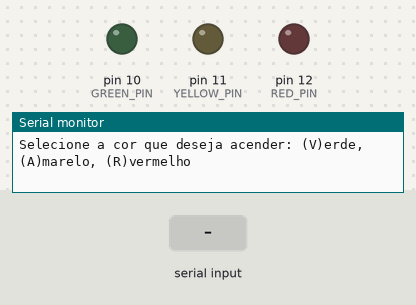
Recording of a program running on a simulated Arduino Uno, built with avr-gcc and run on an emulated ATmega328P. Parts: output pins drawn as LEDs (lit = HIGH), the last lines printed to the serial monitor. Inputs (shaded band) come from the test bench.

Above: at 1.2 s.
1.3 s: "v" received over Serial
At 1.6 s:
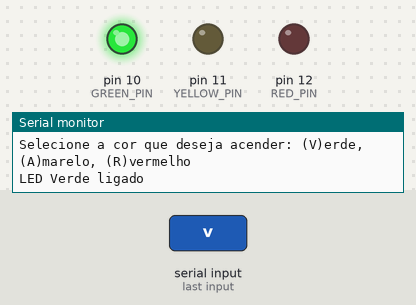
2.8 s: "a" received over Serial
At 5.1 s:
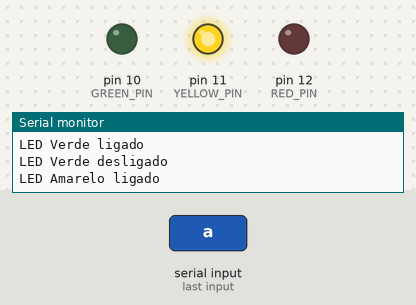
5.8 s: "r" received over Serial
At 8.5 s:
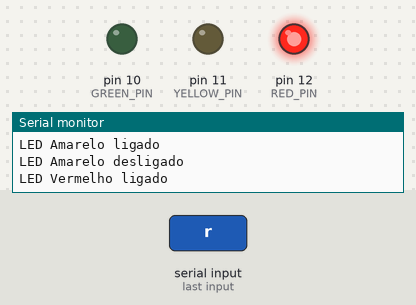
8.8 s: "V" received over Serial
At 10.9 s:
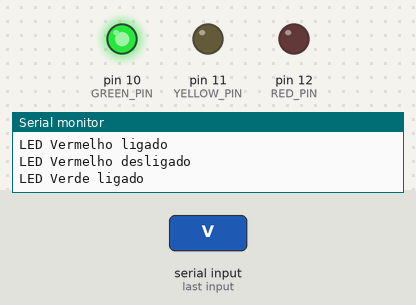
11.8 s: "A" received over Serial
At 16.7 s:
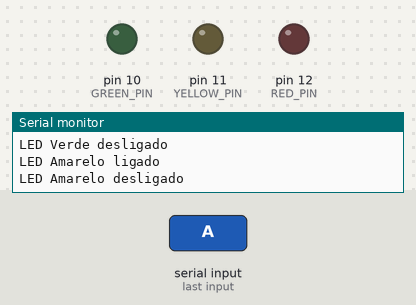
Timing chart, 0 to 17.8 s (numbered marks = the images above; inputs shaded):
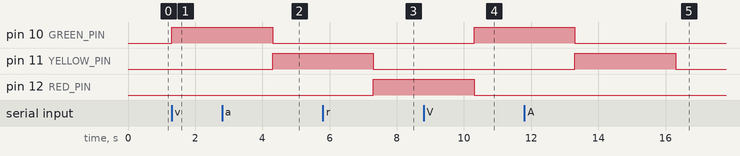

The program:

main.cpp
```cpp
#include <Arduino.h>

#define GREEN_PIN 10
#define YELLOW_PIN 11
#define RED_PIN 12
#define TIMEOUT 3000

void setup() {
  Serial.begin(5600);
  Serial.println("Selecione a cor que deseja acender: (V)erde, (A)marelo, (R)vermelho");

  pinMode(GREEN_PIN, OUTPUT);
  pinMode(YELLOW_PIN, OUTPUT);
  pinMode(RED_PIN, OUTPUT);
}

void loop() {
  if (Serial.available() > 0) {

    char LED_INPUT = Serial.read();

    switch (LED_INPUT) {
      case 'v':
      case 'V':
        digitalWrite(GREEN_PIN, HIGH);
        digitalWrite(YELLOW_PIN, LOW);
        digitalWrite(RED_PIN, LOW);
        Serial.println("LED Verde ligado");
        delay(TIMEOUT);
        digitalWrite(GREEN_PIN, LOW);
        Serial.println("LED Verde desligado");
        break;

      case 'a':
      case 'A':
        digitalWrite(GREEN_PIN, LOW);
        digitalWrite(YELLOW_PIN, HIGH);
        digitalWrite(RED_PIN, LOW);
        Serial.println("LED Amarelo ligado");
        delay(TIMEOUT);
        digitalWrite(YELLOW_PIN, LOW);
        Serial.println("LED Amarelo desligado");
        break;

      case 'r':
      case 'R':
        digitalWrite(GREEN_PIN, LOW);
        digitalWrite(YELLOW_PIN, LOW);
        digitalWrite(RED_PIN, HIGH);
        Serial.println("LED Vermelho ligado");
        delay(TIMEOUT);
        digitalWrite(RED_PIN, LOW);
        Serial.println("LED Vermelho desligado");
        break;

      default:
        break;
    }
  }
}
```

Measured:
- after the input at 1.3 s, pin 10 (GREEN_PIN): LOW → HIGH at once
- after the input at 2.8 s, pin 11 (YELLOW_PIN): LOW → HIGH after 1.5 s
- after the input at 5.8 s, pin 12 (RED_PIN): LOW → HIGH after 1.5 s
- after the input at 8.8 s, pin 10 (GREEN_PIN): LOW → HIGH after 1.5 s
- after the input at 11.8 s, pin 11 (YELLOW_PIN): LOW → HIGH after 1.5 s, → LOW 3.0 s later
